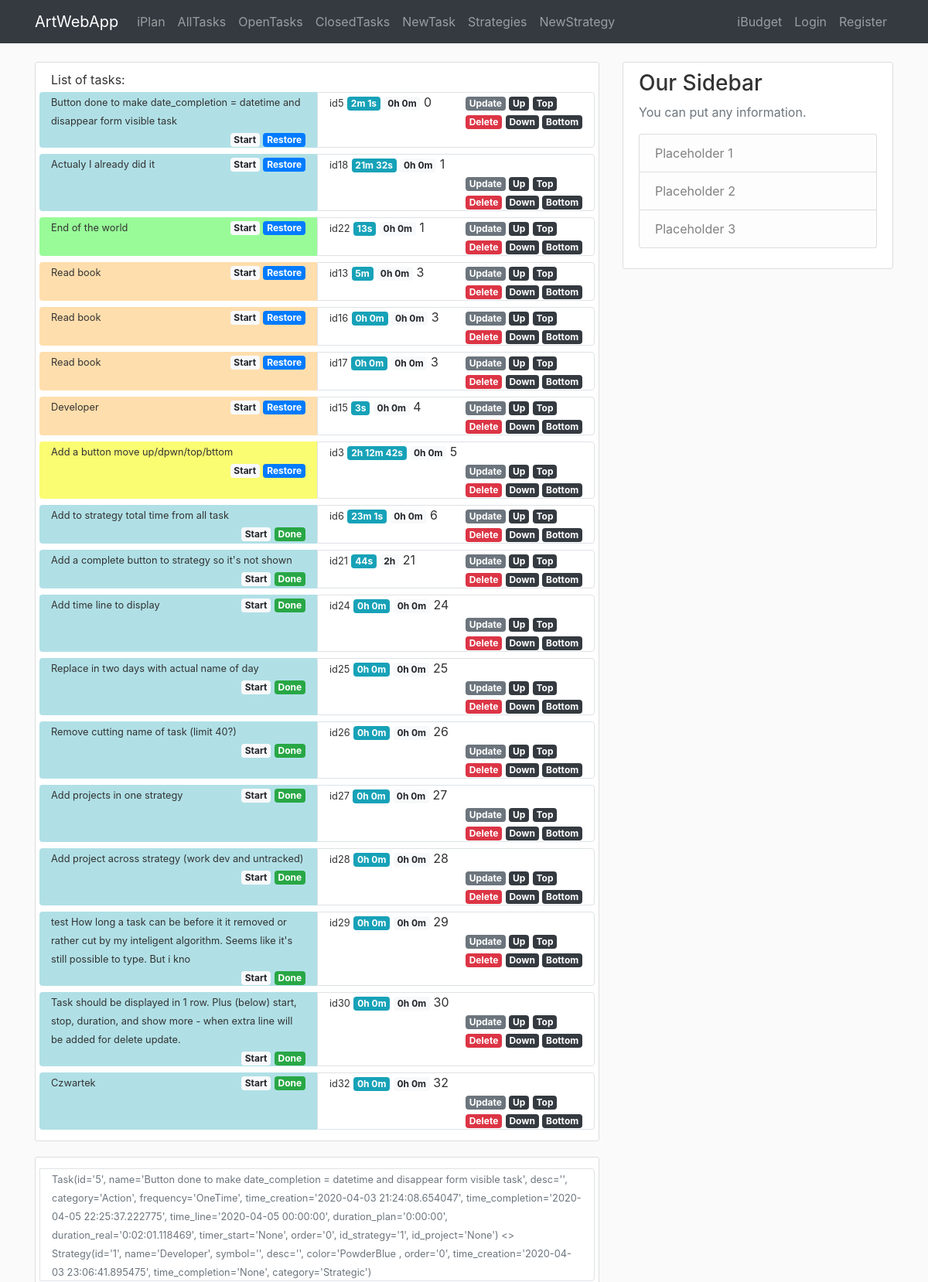
The page /iplan/task (upper part) on the database its author committed.
### awa/iplan/models.py (models this page shows)
class Task(db.Model):
    id = db.Column(db.Integer, primary_key=True)
    name = db.Column(db.String(140), nullable=False)
    desc = db.Column(db.Text)
    category = db.Column(db.String(20))
    frequency = db.Column(db.String(10))
    time_creation = db.Column(db.DateTime, default=datetime.utcnow)
    time_completion = db.Column(db.DateTime)
    time_line = db.Column(db.DateTime)
    duration_plan = db.Column(db.Interval, nullable=False, default=timedelta(0))
    duration_real = db.Column(db.Interval, nullable=False, default=timedelta(0))
    timer_start = db.Column(db.DateTime)
    order = db.Column(db.Integer)
    id_strategy = db.Column(db.Integer, db.ForeignKey('strategy.id'), nullable=False)
    id_project = db.Column(db.Integer, db.ForeignKey('project.id'))
    def __repr__(self):
        return f"Task(id='{self.id}', name='{self.name}', desc='{self.desc}', category='{self.category}', " \
               f"frequency='{self.frequency}', time_creation='{self.time_creation}', " \
               f"time_completion='{self.time_completion}', time_line='{self.time_line}', " \
               f"duration_plan='{self.duration_plan}', duration_real='{self.duration_real}', " \
               f"timer_start='{self.timer_start}', order='{self.order}', " \
               f"id_strategy='{self.id_strategy}', id_project='{self.id_project}')"

class Strategy(db.Model):
    id = db.Column(db.Integer, primary_key=True)
    name = db.Column(db.String(40), nullable=False)
    symbol = db.Column(db.String(3))
    desc = db.Column(db.Text)
    color = db.Column(db.String(7))
    order = db.Column(db.Integer)
    time_creation = db.Column(db.DateTime, default=datetime.now)
    time_completion = db.Column(db.DateTime)
    category = db.Column(db.String(20), nullable=True)
    br_task = db.relationship('Task', backref='strategy')  # todo: lazy=True - test that later
    br_project = db.relationship('Project', backref='strategy')  # todo: lazy=True - test that later
    def __repr__(self):
        return f"Strategy(id='{self.id}', name='{self.name}', symbol='{self.symbol}', desc='{self.desc}'," \
               f" color='{self.color}, order='{self.order}', time_creation='{self.time_creation}'," \
               f" time_completion='{self.time_completion}', category='{self.category}')"

### awa/iplan/routes.py (the view)
@iplan.route('/iplan/task', methods=['GET', 'POST'])
def task():
    tasks = Task.query.order_by(Task.order).all()
    strategies = Strategy.query.all()
    return render_template('iplan/task.html', tasks=tasks, strategies=strategies,
                           string_from_duration=string_from_duration, now=datetime.now())

### awa/iplan/utils.py (called while the page is built)
def string_from_duration(x):
    if x is None or x.total_seconds() == 0:
        return '0h 0m'
    total_seconds = x.total_seconds()
    days = total_seconds // 86400
    total_seconds -= days * 86400
    hours = total_seconds // 3600
    total_seconds -= hours * 3600
    minutes = total_seconds // 60
    total_seconds -= minutes * 60
    seconds = total_seconds
    outcome = ''
    for item in [(days, 'd'), (hours, 'h'), (minutes, 'm'), (seconds, 's')]:
        if item[0] != 0:
            outcome += f'{int(item[0])}{item[1]} '
    return outcome[:-1]

### awa/templates/iplan/task.html (shortened to what this page needs)
{% extends "layout.html" %}
{% block content %}
    <div class="content-section">
       List of tasks:
        {% for task in tasks %}
        <div class="row">
            <div class="col-6 rounded-left mt-1 mb-1" style="background-color:{{task.strategy.color}}">
                <div class="row p-0">
                    <div class="col-auto">
                        <small>{{task.name}}</small>
                    </div>
                    <div class="col-auto ml-auto">
                        {% if task.timer_start %}
                            <a href="{{url_for('iplan.task_timer_start', id_task=task.id) }}" class="badge badge-light">Reset</a>
                            <a href="{{url_for('iplan.task_timer_end', id_task=task.id) }}" class="badge badge-danger">Stop</a>
                        {% else %}
                            <a href="{{url_for('iplan.task_timer_start', id_task=task.id) }}" class="badge badge-light">Start</a>
                            {% if task.time_completion %}
                                <a href="{{url_for('iplan.task_restore', id_task=task.id)}}" class="badge badge-primary">Restore</a>
                            {% else %}
                                {% if task.frequency == 'OneTime' %}
                                    <a href="{{url_for('iplan.task_complete', id_task=task.id)}}" class="badge badge-success">Done</a>
                                {% else %}
                                    <a href="{{url_for('iplan.task_complete', id_task=task.id)}}" class="badge badge-success">Done+</a>
                                {% endif %}
                            {% endif %}
                        {% endif%}
                    </div>
                </div>
            </div>
            <div class="col border rounded-right mt-1 mb-1">
                <div class="row p-0">
                    <div class="col-auto">
                        <small>id{{task.id}}</small>
                        <small class="badge badge-info">{{string_from_duration(task.duration_real)}}</small>
                        <small class="badge badge-light">{{string_from_duration(task.duration_plan)}}</small>
                        {{task.order}}
                    </div>
                    <div class="col-auto ml-auto">
                        <a href="{{url_for('iplan.task_update', id_task=task.id) }}" class="badge badge-secondary">Update</a>
                        <a href="{{url_for('iplan.task_move', id_task=task.id, direction='up') }}" class="badge badge-dark">Up</a>
                        <a href="{{url_for('iplan.task_move', id_task=task.id, direction='top') }}" class="badge badge-dark">Top</a>
                        <br>
                        <a href="{{url_for('iplan.task_delete', id_task=task.id) }}" class="badge badge-danger">Delete</a>
                        <a href="{{url_for('iplan.task_move', id_task=task.id, direction='down') }}" class="badge badge-dark">Down</a>
                        <a href="{{url_for('iplan.task_move', id_task=task.id, direction='bottom') }}" class="badge badge-dark">Bottom</a>
                    </div>
                </div>
            </div>
        </div>
        {% endfor %}
    </div>
   <div class="content-section">
        {% for task in tasks %}
        <div class="row">
            <div class="col border rounded-right mt-1 mb-1">
                <div class="row p-0">
                    <div class="col-auto">
                        <small class="text-muted">{{ task }} <> {{ task.strategy }}</small>
                    </div>
                </div>
            </div>
        </div>
        {% endfor %}
    </div>
{% endblock content %}

### awa/static/main.css (style rules this page uses)
body { background: #fafafa; color: #333333; margin-top: 5rem; }
.content-section { background: #ffffff; padding: 10px 20px; border: 1px solid #dddddd; border-radius: 3px; margin-bottom: 20px; }

### rows shown on the page
Task: name "Button done to make date_completion = datetime and disappear form visible task", id "5", duration_real "2m 1s", duration_plan "0h 0m", order "0", id+name+desc "Task(id='5', name='Button done to make date_completion = datetime and disappear form visible task', desc='', category='Action', frequency='OneTime', time_creation='2020-04-03 21:24:08.654047', time_completion='2020-04-05 22:25:37.222775', time_line='2020-04-05 00:00:00', duration_plan='0:00:00', duration_real='0:02:01.118469', timer_start='None', order='0', id_strategy='1', id_project='None')", strategy "Strategy(id='1', name='Developer', symbol='', desc='', color='PowderBlue , order='0', time_creation='2020-04-03 23:06:41.895475', time_completion='None', category='Strategic')"
Task: name "Actualy I already did it", id "18", duration_real "21m 32s", duration_plan "0h 0m", order "1"
Task: name "End of the world", id "22", duration_real "13s", duration_plan "0h 0m", order "1"
Task: name "Read book", id "13", duration_real "5m", duration_plan "0h 0m", order "3"
Task: name "Read book", id "16", duration_real "0h 0m", duration_plan "0h 0m", order "3"
Task: name "Read book", id "17", duration_real "0h 0m", duration_plan "0h 0m", order "3"
Task: name "Developer", id "15", duration_real "3s", duration_plan "0h 0m", order "4"
Task: name "Add a button move up/dpwn/top/bttom", id "3", duration_real "2h 12m 42s", duration_plan "0h 0m", order "5"
Task: name "Add to strategy total time from all task", id "6", duration_real "23m 1s", duration_plan "0h 0m", order "6"
Task: name "Add a complete button to strategy so it's not shown", id "21", duration_real "44s", duration_plan "2h", order "21"
Task: name "Add time line to display", id "24", duration_real "0h 0m", duration_plan "0h 0m", order "24"
Task: name "Replace in two days with actual name of day", id "25", duration_real "0h 0m", duration_plan "0h 0m", order "25"
Task: name "Remove cutting name of task (limit 40?)", id "26", duration_real "0h 0m", duration_plan "0h 0m", order "26"
Task: name "Add projects in one strategy", id "27", duration_real "0h 0m", duration_plan "0h 0m", order "27"
Task: name "Add project across strategy (work dev and untracked)", id "28", duration_real "0h 0m", duration_plan "0h 0m", order "28"
Task: name "test How long a task can be before it it removed or rather cut by my inteligent algorithm. Seems like it's still possible to type. But i kno", id "29", duration_real "0h 0m", duration_plan "0h 0m", order "29"
Task: name "Task should be displayed in 1 row. Plus (below) start, stop, duration, and show more - when extra line will be added for delete update.", id "30", duration_real "0h 0m", duration_plan "0h 0m", order "30"
Task: name "Czwartek", id "32", duration_real "0h 0m", duration_plan "0h 0m", order "32"
